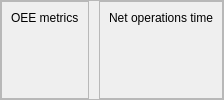
                      <widget class="QFrame" name="frame_135">
                       <property name="frameShape">
                        <enum>QFrame::StyledPanel</enum>
                       </property>
                       <property name="frameShadow">
                        <enum>QFrame::Raised</enum>
                       </property>
                       <layout class="QHBoxLayout" name="horizontalLayout_85">
                        <property name="spacing">
                         <number>10</number>
                        </property>
                        <property name="leftMargin">
                         <number>0</number>
                        </property>
                        <property name="topMargin">
                         <number>0</number>
                        </property>
                        <property name="rightMargin">
                         <number>0</number>
                        </property>
                        <property name="bottomMargin">
                         <number>0</number>
                        </property>
                        <item>
                         <widget class="QFrame" name="frame_139">
                          <property name="sizePolicy">
                           <sizepolicy hsizetype="Minimum" vsizetype="Minimum">
                            <horstretch>0</horstretch>
                            <verstretch>0</verstretch>
                           </sizepolicy>
                          </property>
                          <property name="frameShape">
                           <enum>QFrame::StyledPanel</enum>
                          </property>
                          <property name="frameShadow">
                           <enum>QFrame::Raised</enum>
                          </property>
                          <layout class="QVBoxLayout" name="verticalLayout_69">
                           <property name="spacing">
                            <number>3</number>
                           </property>
                           <property name="topMargin">
                            <number>9</number>
                           </property>
                           <property name="bottomMargin">
                            <number>9</number>
                           </property>
                           <item>
                            <widget class="QLabel" name="label_90">
                             <property name="sizePolicy">
                              <sizepolicy hsizetype="Preferred" vsizetype="Maximum">
                               <horstretch>0</horstretch>
                               <verstretch>0</verstretch>
                              </sizepolicy>
                             </property>
                             <property name="text">
                              <string>OEE metrics</string>
                             </property>
                            </widget>
                           </item>
                           <item>
                            <widget class="QWidget" name="OEE_metrics_legend" native="true">
                             <property name="minimumSize">
                              <size>
                               <width>0</width>
                               <height>20</height>
                              </size>
                             </property>
                            </widget>
                           </item>
                           <item>
                            <widget class="QWidget" name="OEE_metrics_chart" native="true">
                             <property name="sizePolicy">
                              <sizepolicy hsizetype="MinimumExpanding" vsizetype="MinimumExpanding">
                               <horstretch>0</horstretch>
                               <verstretch>0</verstretch>
                              </sizepolicy>
                             </property>
                            </widget>
                           </item>
                          </layout>
                         </widget>
                        </item>
                        <item>
                         <widget class="QFrame" name="frame_140">
                          <property name="sizePolicy">
                           <sizepolicy hsizetype="MinimumExpanding" vsizetype="MinimumExpanding">
                            <horstretch>0</horstretch>
                            <verstretch>0</verstretch>
                           </sizepolicy>
                          </property>
                          <property name="maximumSize">
                           <size>
                            <width>500</width>
                            <height>16777215</height>
                           </size>
                          </property>
                          <property name="frameShape">
                           <enum>QFrame::StyledPanel</enum>
                          </property>
                          <property name="frameShadow">
                           <enum>QFrame::Raised</enum>
                          </property>
                          <layout class="QVBoxLayout" name="verticalLayout_80">
                           <item>
                            <widget class="QLabel" name="label_65">
                             <property name="sizePolicy">
                              <sizepolicy hsizetype="Preferred" vsizetype="Maximum">
                               <horstretch>0</horstretch>
                               <verstretch>0</verstretch>
                              </sizepolicy>
                             </property>
                             <property name="text">
                              <string>Net operations time</string>
                             </property>
                             <property name="alignment">
                              <set>Qt::AlignCenter</set>
                             </property>
                            </widget>
                           </item>
                           <item>
                            <widget class="QWidget" name="OEE_infor_chart_legend" native="true"/>
                           </item>
                           <item>
                            <widget class="QWidget" name="OEE_information_chart" native="true"/>
                           </item>
                          </layout>
                         </widget>
                        </item>
                       </layout>
                      </widget>
